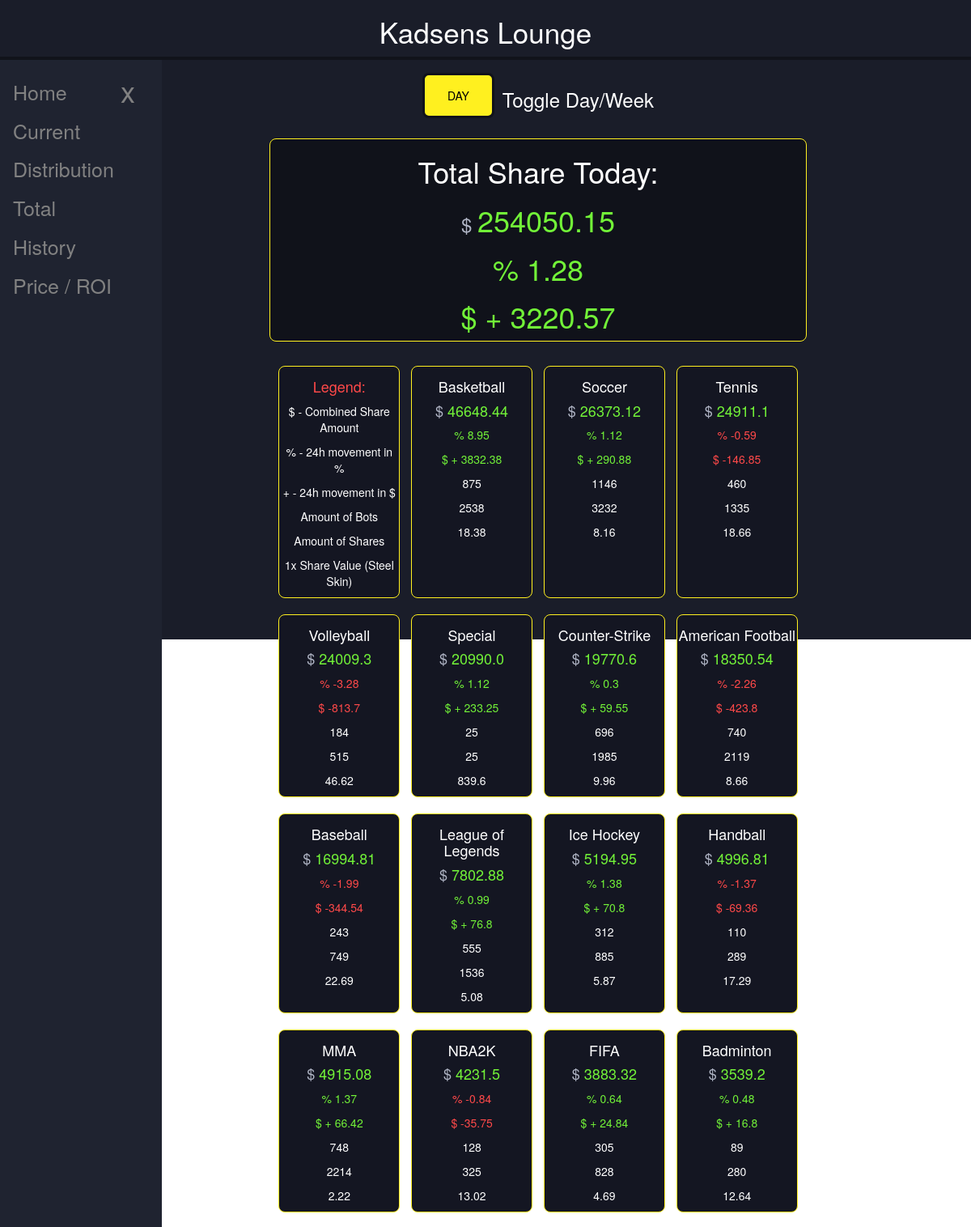
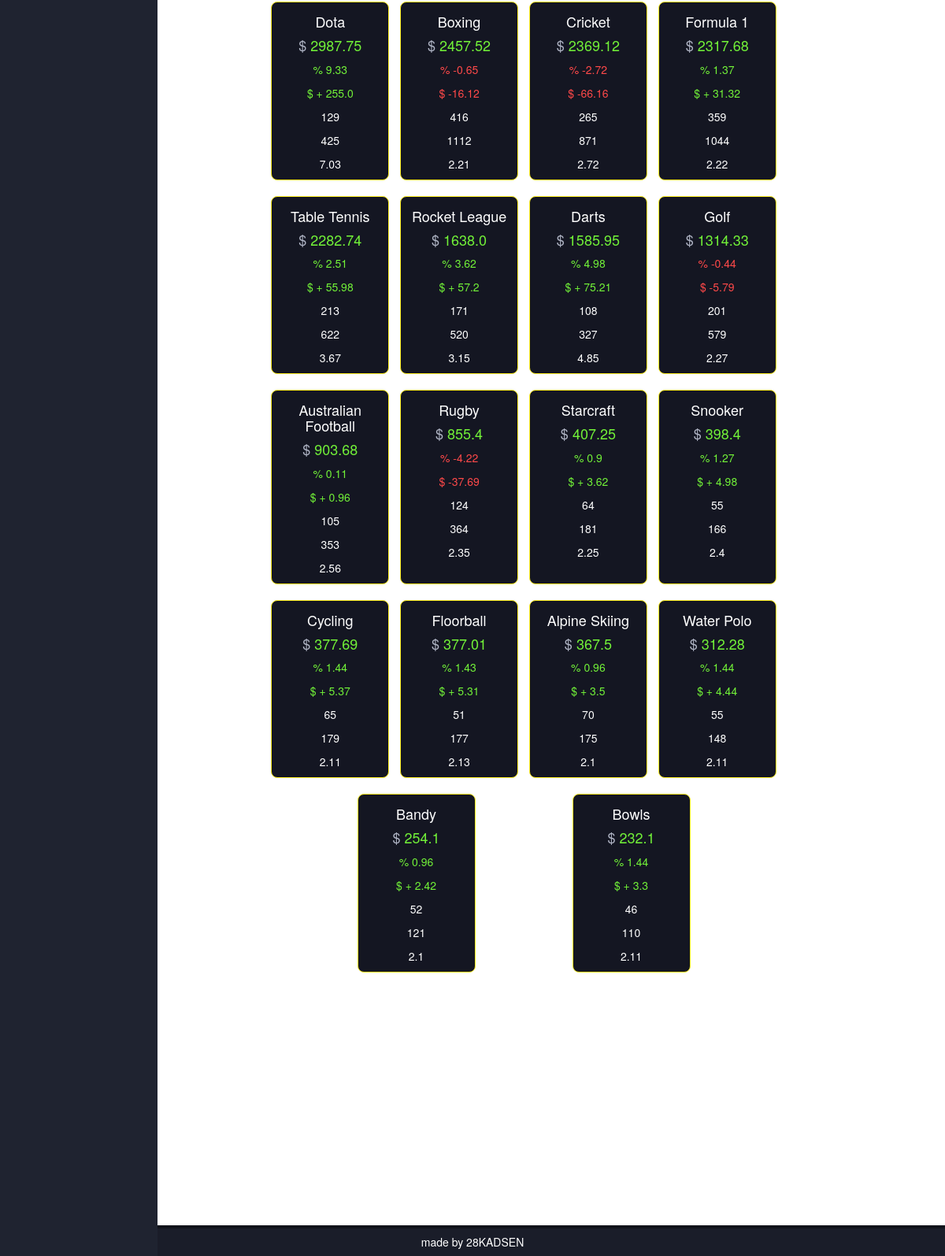
Screenshot of /share_today with the database file from the repository (2 pictures, top to bottom).
### my_project/models.py (models this page shows)
class SportsShare(db.Model):
    id = db.Column(db.Integer, primary_key=True)
    sport = db.Column(db.String)
    combined_share_value = db.Column(db.Float)
    base_share_value = db.Column(db.Float)
    share_quantity = db.Column(db.Integer)
    bots_quantity = db.Column(db.Integer)
    date = db.Column(db.Date)

### my_project/routes/sports_share.py (the view)
@app.route("/share_today")
def share_today():
    today1 = datetime.today()
    today = today1.strftime('%Y-%m-%d')
    yesterday1 = datetime.now() - timedelta(days=1)
    yesterday = yesterday1.strftime('%Y-%m-%d')
    previous_week1 = datetime.today() - timedelta(days=7)
    previous_week = previous_week1.strftime('%Y-%m-%d')
    share_data_today = SportsShare.query.filter(SportsShare.date == today).order_by(SportsShare.combined_share_value.desc()).all()
    share_data_yesterday = SportsShare.query.filter(SportsShare.date == yesterday).order_by(SportsShare.combined_share_value.desc()).all()
    share_data_previous_week = SportsShare.query.filter(SportsShare.date == previous_week).order_by(SportsShare.combined_share_value.desc()).all()
    change_in_dollar = {}
    change_in_percentage = {}
    change_in_dollar_week = {}
    change_in_percentage_week = {}
    base_share_value = {}
    share_quantity = {}
    bots_quantity = {}
    for today,yesterday,week in zip(share_data_today, share_data_yesterday,share_data_previous_week):
        sport = today.sport
        change_value = today.combined_share_value - yesterday.combined_share_value
        change_percent = ((today.combined_share_value - yesterday.combined_share_value) / yesterday.combined_share_value) * 100
        change_in_percentage[sport] = round(change_percent, 2)
        change_in_dollar[sport] = round(change_value, 2)
        change_value_week = today.combined_share_value - week.combined_share_value
        change_percent_week = ((today.combined_share_value - week.combined_share_value) / week.combined_share_value) * 100
        change_in_percentage_week[sport] = round(change_percent_week, 2)
        change_in_dollar_week[sport] = round(change_value_week, 2)
        base_share_value[sport] = today.base_share_value
        share_quantity[sport] = today.share_quantity
        bots_quantity[sport] = today.bots_quantity
    return render_template("share_today.html", page_title="Share Today", share_data_today=share_data_today, change_in_percentage=change_in_percentage, change_in_dollar_week=change_in_dollar_week, change_in_percentage_week=change_in_percentage_week,change_in_dollar=change_in_dollar, base_share_value=base_share_value, share_quantity=share_quantity, bots_quantity=bots_quantity)

### my_project/templates/share_today.html (shortened to what this page needs)
{% extends "base.html" %}
{% block content %}
<link rel="stylesheet" href="..//static/share_today.css">
<section>
   <div class="content-container">
      <div class="toggle-div">
         <button class="day-border-color" id="toggle-button">DAY</button>
         <h3>Toggle Day/Week</h3>
      </div>
      <div class="sport-container" id="day">
         {% for x in share_data_today %}
            {% if x.sport == "total" %}
               <div class="total sport-day">
                  <h1>Total Share Today:</h1>
                  <h1 class="money"><span style="color:#B1B6C6; font-size: 24px; vertical-align: middle;" >$ </span>{{'%0.2f'| format(x.combined_share_value|float)}}</h1>
                  {% if change_in_percentage[x.sport] < 0 %}
                     <h1><span style="color: #FF4949;">% {{ change_in_percentage[x.sport] }}</span></h1>
                     <h1><span style="color: #FF4949;">$ {{ change_in_dollar[x.sport] }}</span></h1>
                  {% elif change_in_percentage[x.sport]  == 0 %}
                     <h1><span>% {{ change_in_percentage[x.sport] }}</span></h1>
                     <h1><span> - {{ change_in_dollar[x.sport] }}</span></h1>
                  {% else %}
                     <h1><span style="color: rgb(114, 242, 56);">% {{ change_in_percentage[x.sport] }}</span></h1>
                     <h1><span style="color: rgb(114, 242, 56);">$ + {{ change_in_dollar[x.sport] }}</span></h1>
                  {% endif %}
               </div>
            {% endif %}
         {% endfor %}
         <div class="sport sport-day">
            <h4 style="color: #FF4949;"> Legend:</h4>
            <p>$ - Combined Share Amount</p>
            <p>% - 24h movement in %</p>
            <p>+ - 24h movement in $</p>
            <p>Amount of Bots</p>
            <p>Amount of Shares</p>
            <p>1x Share Value (Steel Skin)</p>
         </div>
         {% for x in share_data_today %}
            {% if x.sport != "total" %}
            <div class="sport sport-day">
               <span>
                  <h4>{{ x.sport }}</h4>
                  <h4 class="money"><span style="color:#B1B6C6;">$ </span> {{ x.combined_share_value }}</h4>
                  {% if change_in_percentage[x.sport] < 0 %}
                     <p><span style="color: #FF4949;">% {{ change_in_percentage[x.sport] }}</span></p>
                     <p><span style="color: #FF4949;">$ {{ change_in_dollar[x.sport] }}</span></p>
                  {% elif change_in_percentage[x.sport] == 0 %}
                     <p><span>% {{ change_in_percentage[x.sport] }}</span></p>
                     <p><span> - {{ change_in_dollar[x.sport] }}</span></p>
                  {% else %}
                     <p><span style="color: rgb(114, 242, 56);">% {{ change_in_percentage[x.sport] }}</span></p>
                     <p><span style="color: rgb(114, 242, 56);">$ + {{ change_in_dollar[x.sport] }}</span></p>
                  {% endif %}
                  <p>{{ bots_quantity[x.sport] }}</p>
                  <p>{{ share_quantity[x.sport] }}</p>
                  <p>{{ base_share_value[x.sport] }}</p>
               </span>
            </div>
            {% endif %}
         {% endfor %}
      </div>
   </div>
</section>
{% endblock %}

### my_project/templates/base.html (shortened to what this page needs)
<!DOCTYPE html>
<html lang="en">
<head>
    <link rel="stylesheet" href="../static/base.css">
</head>
<body>
  <header>
    <div class="top-bar">
      <h1>Kadsens Lounge</h1>
    </div>
    <button class="openbtn" id="openbtn" onclick="openNav()">☰</button>
    <div class="sidenav" id="sidenav">
      <a href="javascript:void(0)" class="closebtn" onclick="closeNav()">x</a>
      <a href="{{ url_for('landing_page') }}">Home</a>
      <a href="{{ url_for('share_today') }}">Current</a>
      <a href="{{ url_for('share_distribution') }}">Distribution</a>
      <a href="{{ url_for('share_total') }}">Total</a>
      <a href="{{ url_for('share_history') }}">History</a>
      <a href="{{ url_for('roi') }}">Price / ROI</a>
    </div>
  </header>
  <main>
        {% block content%}
        {% endblock %}
  </main>
</body>
<div class="footer">
  <h5>made by 28KADSEN</h5>
</div>
<link rel="stylesheet" href="https://cdn.jsdelivr.net/npm/bootstrap@3.4.1/dist/css/bootstrap.min.css">
</html>

### my_project/static/base.css (style rules this page uses)
body, html { min-height: 100%; margin: 0; padding: 0; background-color: #1A1D29; margin-bottom: 100px; }
main { min-height: 100%; width: 100%; padding-top: 70px; padding-right: 10%; background-color: rgb(26, 29, 41); }
.top-bar { color: rgb(255,255,255); text-align: center; width: 100%; height: 70px; position: fixed; top: 0; left: 0; background-color: rgb(26, 29, 41); -webkit-box-shadow: 0px 4px 0px 0px #11131A; box-shadow: 0px 4px 0px 0px #11131A; z-index: 5; }
.top-bar h1 { font-size: 2.5em; }
.sidenav { height: 100%; width: 250px; max-width: 200px; position: fixed; z-index: 1; top: 0; left: 0; background-color: #1F2330; overflow-x: hidden; padding-top: 20px; margin-top: 70px; transition: 0.5s; }
.sidenav a { padding: 6px 8px 6px 16px; text-decoration: none; font-size: 25px; color: #818181; display: block; transition: 0.3s; }
.sidenav .closebtn { position: absolute; top: 10px; right: 25px; font-size: 36px; }
.openbtn { position: fixed; left: 0px; top: 80px; font-size: 20px; cursor: pointer; background-color: #1F2330; color: white; padding: 10px 15px; border: none; }
@media screen and (min-width: 800px) { main { padding-left: 250px; } }
@media screen and (min-width: 800px) { .sidenav { width: 250px; } }
.footer { position: fixed; left: 0; bottom: 0; width: 100%; background-color: rgb(26, 29, 41); box-shadow: 0px -4px 0px 0px #11131a; color: white; text-align: center; }

### my_project/static/share_today.css (style rules this page uses)
.content-container { margin: 20px auto 50px auto; width: 80%; height: 700px; }
.total { width: 100%; background-color: #10121A; color: white; margin: auto; border-radius: 8px; text-align: center; margin-bottom: 20px; }
.sport-container { padding-bottom: 50px; width: 100%; display: flex; flex-wrap: wrap; justify-content: space-evenly; }
.sport { margin: 10px 2.5px 10px 2.5px; padding: 5px 0 0 0; background-color: #141622; color: rgb(255,255,255); width: 20%; min-width: 150px; border-radius: 8px; text-align: center; }
.sport-day { border: 1px solid #FFF01F; }
.money { color: rgb(114, 242, 56);; }
.toggle-div { display: flex; margin: auto; justify-content: center; text-align: baseline; color: white; margin-bottom: 25px; }
#toggle-button { padding: 14px 28px; border-radius: 8px; cursor: pointer; border: 3px solid #10121A; color: black; margin-right: 10px; }
.day-border-color { background-color:#FFF01F; }

### rows the page displays
SportsShare: combined_share_value "254050.15", sport "1.28", sport "3220.57"
SportsShare: sport "Basketball", combined_share_value "46648.44", sport "8.95", sport "3832.38", sport+bots_quantity "875", sport+share_quantity "2538", sport+base_share_value "18.38"
SportsShare: sport "Soccer", combined_share_value "26373.12", sport "1.12", sport "290.88", sport+bots_quantity "1146", sport+share_quantity "3232", sport+base_share_value "8.16"
SportsShare: sport "Tennis", combined_share_value "24911.1", sport "-0.59", sport "-146.85", sport+bots_quantity "460", sport+share_quantity "1335", sport+base_share_value "18.66"
SportsShare: sport "Volleyball", combined_share_value "24009.3", sport "-3.28", sport "-813.7", sport "184", sport+share_quantity "515", sport+base_share_value "46.62"
SportsShare: sport "Special", combined_share_value "20990.0", sport "1.12", sport "233.25", sport "25", sport+base_share_value "839.6"
SportsShare: sport "Counter-Strike", combined_share_value "19770.6", sport "0.3", sport "59.55", sport+bots_quantity "696", sport+share_quantity "1985", sport+base_share_value "9.96"
SportsShare: sport "American Football", combined_share_value "18350.54", sport "-2.26", sport "-423.8", sport+bots_quantity "740", sport+share_quantity "2119", sport+base_share_value "8.66"
SportsShare: sport "Baseball", combined_share_value "16994.81", sport "-1.99", sport "-344.54", sport "243", sport+share_quantity "749", sport+base_share_value "22.69"
SportsShare: sport "League of Legends", combined_share_value "7802.88", sport "0.99", sport "76.8", sport+bots_quantity "555", sport+share_quantity "1536", sport+base_share_value "5.08"
SportsShare: sport "Ice Hockey", combined_share_value "5194.95", sport "1.38", sport "70.8", sport+bots_quantity "312", sport+share_quantity "885", sport+base_share_value "5.87"
SportsShare: sport "Handball", combined_share_value "4996.81", sport "-1.37", sport "-69.36", sport "110", sport+share_quantity "289", sport+base_share_value "17.29"
SportsShare: sport "MMA", combined_share_value "4915.08", sport "1.37", sport "66.42", sport+bots_quantity "748", sport+share_quantity "2214", sport+base_share_value "2.22"
SportsShare: sport "NBA2K", combined_share_value "4231.5", sport "-0.84", sport "-35.75", sport "128", sport+share_quantity "325", sport+base_share_value "13.02"
SportsShare: sport "FIFA", combined_share_value "3883.32", sport "0.64", sport "24.84", sport+bots_quantity "305", sport+share_quantity "828", sport+base_share_value "4.69"
SportsShare: sport "Badminton", combined_share_value "3539.2", sport "0.48", sport "16.8", sport "89", sport+share_quantity "280", sport+base_share_value "12.64"
SportsShare: sport "Dota", combined_share_value "2987.75", sport "9.33", sport "255.0", sport "129", sport+share_quantity "425", sport+base_share_value "7.03"
SportsShare: sport "Boxing", combined_share_value "2457.52", sport "-0.65", sport "-16.12", sport+bots_quantity "416", sport+share_quantity "1112", sport+base_share_value "2.21"
SportsShare: sport "Cricket", combined_share_value "2369.12", sport "-2.72", sport "-66.16", sport+bots_quantity "265", sport+share_quantity "871", sport+base_share_value "2.72"
SportsShare: sport "Formula 1", combined_share_value "2317.68", sport "1.37", sport "31.32", sport+bots_quantity "359", sport+share_quantity "1044", sport+base_share_value "2.22"
SportsShare: sport "Table Tennis", combined_share_value "2282.74", sport "2.51", sport "55.98", sport "213", sport+share_quantity "622", sport+base_share_value "3.67"
SportsShare: sport "Rocket League", combined_share_value "1638.0", sport "3.62", sport "57.2", sport "171", sport+share_quantity "520", sport+base_share_value "3.15"
SportsShare: sport "Darts", combined_share_value "1585.95", sport "4.98", sport "75.21", sport "108", sport+share_quantity "327", sport+base_share_value "4.85"
SportsShare: sport "Golf", combined_share_value "1314.33", sport "-0.44", sport "-5.79", sport "201", sport+share_quantity "579", sport+base_share_value "2.27"
SportsShare: sport "Australian Football", combined_share_value "903.68", sport "0.11", sport "0.96", sport "105", sport+share_quantity "353", sport+base_share_value "2.56"
SportsShare: sport "Rugby", combined_share_value "855.4", sport "-4.22", sport "-37.69", sport "124", sport+share_quantity "364", sport+base_share_value "2.35"
SportsShare: sport "Starcraft", combined_share_value "407.25", sport "0.9", sport "3.62", sport "64", sport "181", sport+base_share_value "2.25"
SportsShare: sport "Snooker", combined_share_value "398.4", sport "1.27", sport "4.98", sport "55", sport "166", sport+base_share_value "2.4"
SportsShare: sport "Cycling", combined_share_value "377.69", sport "1.44", sport "5.37", sport "65", sport "179", sport+base_share_value "2.11"
SportsShare: sport "Floorball", combined_share_value "377.01", sport "1.43", sport "5.31", sport "51", sport "177", sport+base_share_value "2.13"
SportsShare: sport "Alpine Skiing", combined_share_value "367.5", sport "0.96", sport "3.5", sport "70", sport "175", sport+base_share_value "2.1"
SportsShare: sport "Water Polo", combined_share_value "312.28", sport "1.44", sport "4.44", sport "55", sport "148", sport+base_share_value "2.11"
SportsShare: sport "Bandy", combined_share_value "254.1", sport "0.96", sport "2.42", sport "52", sport "121", sport+base_share_value "2.1"
SportsShare: sport "Bowls", combined_share_value "232.1", sport "1.44", sport "3.3", sport "46", sport "110", sport+base_share_value "2.11"
